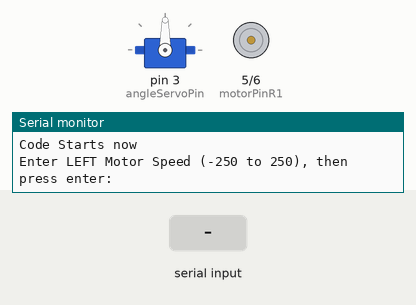
Recording of a sketch running on a simulated Arduino Uno, built with avr-gcc and run on an emulated ATmega328P. Shown: servo, motor-driver pin pairs drawn as motors (green arrow = first pin HIGH = forward, orange = second pin HIGH = backward, longer = more drive), the last lines printed to the serial monitor. The test bench sets the inputs (shaded band).

Above: at 1.2 s.
1.3 s: "90,45,200\n" received over Serial
At 2.4 s:
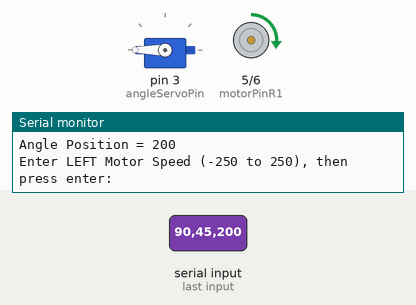
2.9 s: "30,150,10\n" received over Serial
At 3.8 s:
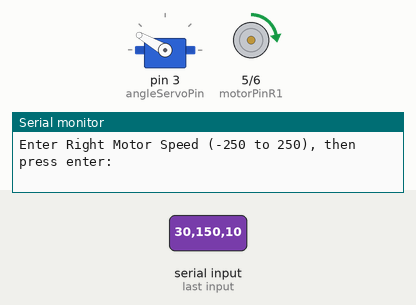
4.4 s: "1" received over Serial
At 6.2 s:
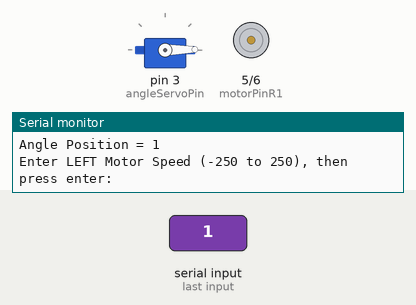
6.9 s: "90,45\n" received over Serial
At 8.6 s:
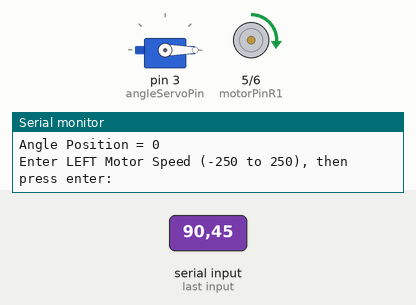
9.4 s: "30,150\n" received over Serial
At 11.6 s:
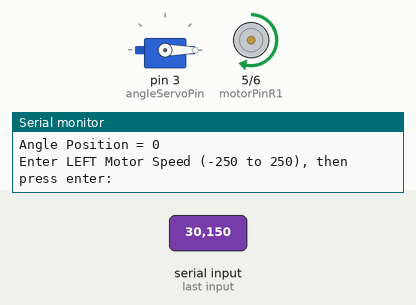
11.9 s: "1,90\n" received over Serial
At 13.6 s:
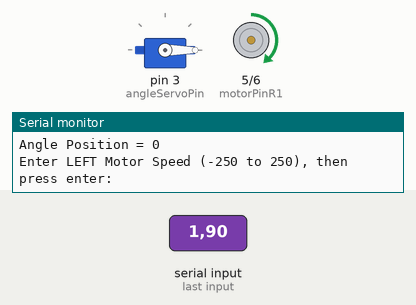
Timing chart, 0 to 15.1 s (numbered marks = the images above; inputs shaded):
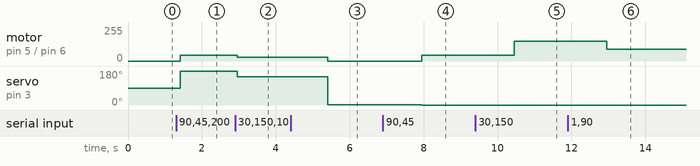

The sketch:

BlimpMotorTest.ino
```cpp
#include <Servo.h>


//Pins that are connected to the H-Bridge
const int motorPinL1 = 0;
const int motorPinL2 = 1;
const int motorPinR1 = 5;
const int motorPinR2 = 6;

//Servo and its respective pin
Servo angleServo;
const int angleServoPin = 3;


//Speed and location variables for servos and motor
int motorSpeedL = 0;
int motorSpeedR = 0;
int anglePosition = 90;

void setup()
{
  Serial.begin(9600);
  angleServo.attach(angleServoPin);

  pinMode(motorPinL1, OUTPUT); // set up for h bridge pin connection
  pinMode(motorPinL2, OUTPUT);
  pinMode(motorPinR1, OUTPUT); // set up for h bridge pin connection
  pinMode(motorPinR2, OUTPUT);

  Serial.println("Code Starts now");
  Serial.flush();
}

void loop()
{
  //characterControl();   //Original Control scheme using letters to control motor/servo
  numberControl();
  Serial.print("LEFT motorSpeed = "); Serial.println(motorSpeedL,DEC);

  Serial.print("Right motorSpeed = "); Serial.println(motorSpeedR,DEC);
  Serial.print("Angle Position = "); Serial.println(anglePosition,DEC);


}

void numberControl()
{

  Serial. println("Enter LEFT Motor Speed (-250 to 250), then press enter:");
  while(Serial.available() == 0);   // Wait here until input buffer has a character
  motorSpeedL = Serial.parseInt();
  Serial. println("Enter Right Motor Speed (-250 to 250), then press enter:");
  while(Serial.available() == 0);   // Wait here until input buffer has a character
  motorSpeedR = Serial.parseInt();

  Serial. println("Enter Servo Position (0 to 180), then press enter:");
  while(Serial.available() == 0);   // Wait here until input buffer has a character
  anglePosition = Serial.parseInt();
  Serial.print("motorSpeed left= "); Serial.println(motorSpeedL,DEC);
  Serial.print("motorSpeed Right= "); Serial.println(motorSpeedR,DEC);
  Serial.print("Yaw Position = "); Serial.println(anglePosition,DEC);


  drive(motorSpeedL,motorSpeedR,anglePosition);

}
void characterControl()
{
    if (Serial.available() > 0)
  {
    int ByteReceived = Serial.read(); // reads from console
    Serial.print(ByteReceived);   // prints input back to terminal
    Serial.print("        ");
    Serial.print(ByteReceived, HEX);
    Serial.print("       ");
    Serial.print(char(ByteReceived));

    if(ByteReceived == '1' ) // Inputting 1 turns on fan
    {
      digitalWrite(motorPinL1, HIGH);
      Serial.print(" MOTOR ON ");
    }

    if(ByteReceived == '0' ) // turns off fan
    {
      digitalWrite(motorPinL1, LOW);
      Serial.print(" MOTOR OFF ");
    }

    if (ByteReceived == 'c' ) // brings to center
    {
      Serial.print(" SERVO TURNED TO CENTER ");
      steer(90, 0);
    }

    if (ByteReceived == 'r') // rotates rightmost
    {
      Serial.print(" SERVO TURNED RIGHT ");
      steer(180, 0);
    }

    if (ByteReceived == 'l') // rotates leftmost
    {
      Serial.print(" SERVO TURNED LEFT ");
      steer(0, 0);
    }

    Serial.println();    // End the line

  // END Serial Available
  }
}

void drive(int speedL, int speedR, int angle)     //-250 to 250 for speed, 0 to 180 for angle
{
  if(speedL >= 0)                     //Left motor control
  {
    analogWrite(motorPinL1, speedL);
    analogWrite(motorPinL2, 0);
  }
  else if(speedL < 0)
  {
    analogWrite(motorPinL2, speedL);
    analogWrite(motorPinL1, 0);
  }

  if(speedR >= 0)                     //Right motor control
  {
    analogWrite(motorPinR1, speedR);
    analogWrite(motorPinR2, 0);
  }
  else if(speedR < 0)
  {
    analogWrite(motorPinR2, speedR);
    analogWrite(motorPinR1, 0);
  }
  angleServo.write(angle);
}


//This is outdated and will be removed soon: v
void steer(int yaw, int pitch)
{
//  yawServo.write(yaw);
  //pitchServo.write(pitch);
}
```

Measured:
- after the input at 1.3 s, motor on pin 5 (motorPinR1) / pin 6 (motorPinR2): stopped → forward 45/255 after 0.12 s; servo on pin 3 (angleServoPin): 90° → 180° after 0.12 s
- after the input at 2.9 s, motor on pin 5 (motorPinR1) / pin 6 (motorPinR2): forward 45/255 → forward 30/255 after 0.05 s; servo on pin 3 (angleServoPin): 180° → 150° after 0.05 s
- after the input at 4.4 s, motor on pin 5 (motorPinR1) / pin 6 (motorPinR2): forward 30/255 → stopped after 1.0 s; servo on pin 3 (angleServoPin): 150° → 1° after 1.0 s
- after the input at 6.9 s, motor on pin 5 (motorPinR1) / pin 6 (motorPinR2): stopped → forward 45/255 after 1.0 s; servo on pin 3 (angleServoPin): 1° → 0° after 1.0 s
- after the input at 9.4 s, motor on pin 5 (motorPinR1) / pin 6 (motorPinR2): forward 45/255 → forward 150/255 after 1.1 s
- after the input at 11.9 s, motor on pin 5 (motorPinR1) / pin 6 (motorPinR2): forward 150/255 → forward 90/255 after 1.0 s
